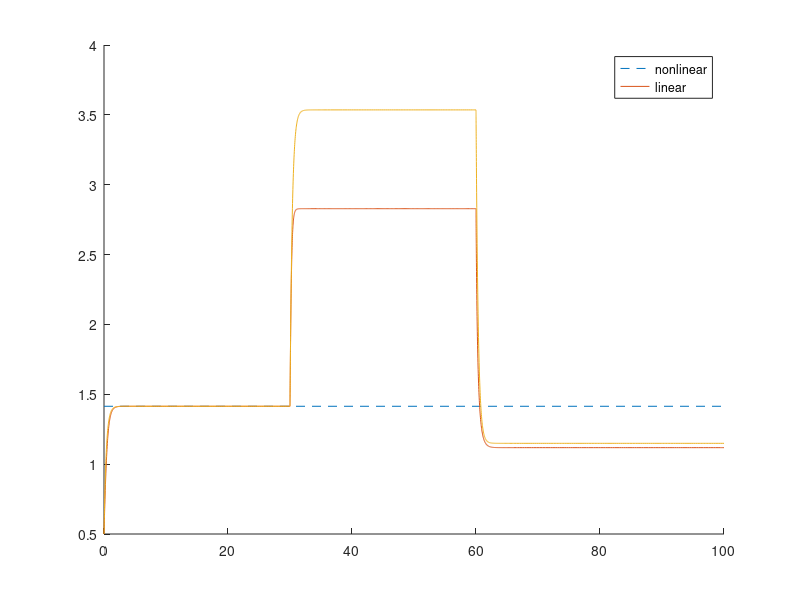

Write the MATLAB code that produced this figure.
close all; clear; clc

% assumed parameters
g = 1; b = 1; m = 1;

% nominal thrust
T0 = 3;

% velocity for stationary condition
V0 = sqrt((T0-m*g)/b);

% user-defined thrust input
T = @(t) T0 + (t>=30)*2*T0 - (t>=60)*2.25*T0;
% T = @(t) T0 + sin(t);

% linear matrices
A = -2*b/m*V0; B = [1/m];

% nonlinear state derivative function
fnonlinear = @(t,v) -b/m*sign(v)*v^2 + T(t)/m - g;

% linear state derivative function
flinear = @(t,vdelta) A*vdelta + B*(T(t)-T0);

% time horizon bounds
TSPAN = [0 100];

% initial state
Y0 = 0.5;

% ode options (more accurate simulation)
OPTIONS = odeset('Reltol',1e-12);

% shift linear simulation initial value
Y0linear = Y0 - V0;

% nonlinear simulation
[Tnon,Ynon] = ode45(@(t,v) fnonlinear(t,v),TSPAN,Y0,OPTIONS);

% linear simulation
[Tlin,Ylin] = ode45(@(t,v) flinear(t,v),TSPAN,Y0linear,OPTIONS);

% plot
figure; hold on
plot(TSPAN,[V0 V0],'--')
plot(Tnon,Ynon)
plot(Tlin,Ylin+V0) % needs offset
legend('nonlinear','linear')